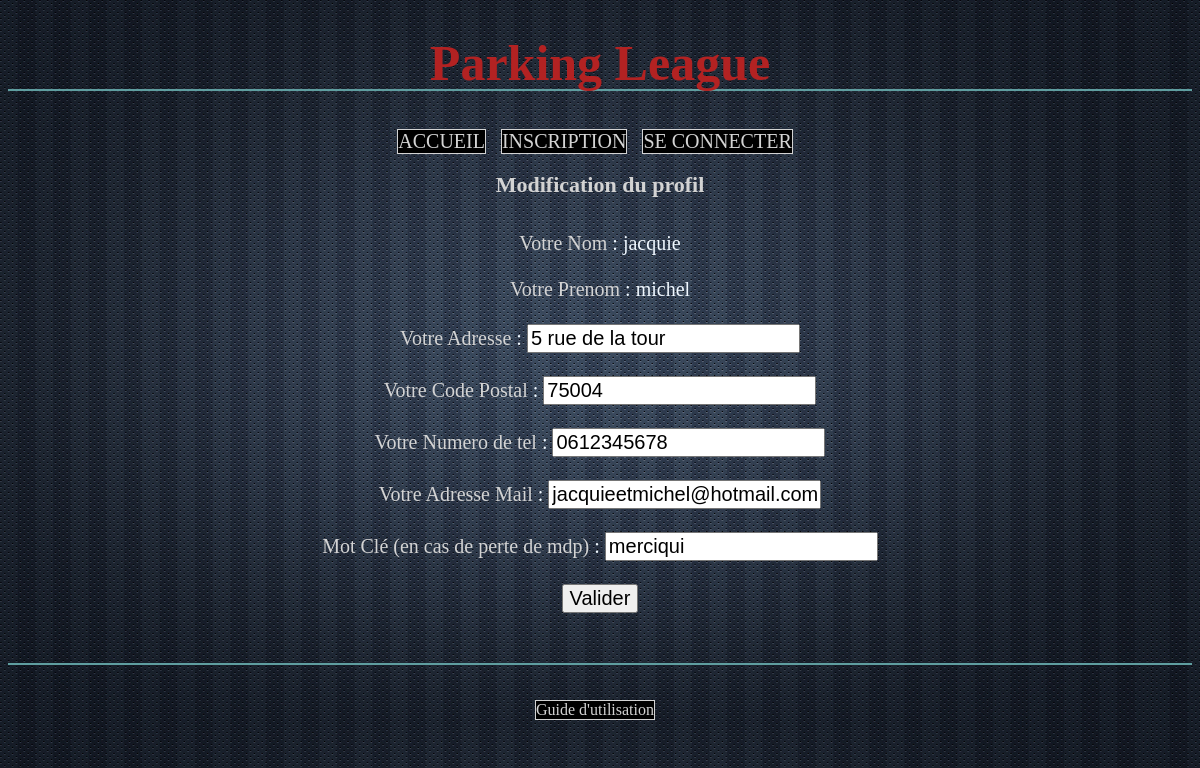
Page /modifier-profil.php?id_uti=1 on the committed database.
### tables this page shows
CREATE TABLE IF NOT EXISTS `utilisateur` (
  `id_uti` int(5) NOT NULL AUTO_INCREMENT,
  `identifiant` varchar(25) NOT NULL,
  `mdp` int(10) NOT NULL,
  `nom` varchar(25) DEFAULT NULL,
  `prenom` varchar(25) DEFAULT NULL,
  `adresse` varchar(25) DEFAULT NULL,
  `cp` int(5) DEFAULT NULL,
  `tel` int(10) DEFAULT NULL,
  `mail` varchar(50) DEFAULT NULL,
  `statut` int(1) DEFAULT NULL,
  `motcle` varchar(20) DEFAULT NULL,
  PRIMARY KEY (`id_uti`)
);

### modifier-profil.php (the view, shortened to what this page needs)
<!DOCTYPE html>
<html>
       <head>
		<link rel="stylesheet" href="css/style.css" />
	<h1> Parking League </h1>
    </head>
    <?php
        include("menu.php");
        include("connection.php");
    ?>
    <body>
        <h2> Modification du profil </h2>
    <?php
        $req = $bdd->query('SELECT * FROM utilisateur');
        while($donnees = $req->fetch())
        {
            if($donnees['id_uti'] == $_GET['id_uti'])
                {
                    $nom = $donnees['nom'];
                    $prenom = $donnees['prenom'];
                    $adresse = $donnees['adresse'];
                    $cp = $donnees['cp'];
                    $tel = $donnees['tel'];
                    $mail = $donnees['mail'];
                    $motcle = $donnees['motcle'];
                }
        }
        echo '<form method="post" action="post-modifier-profil.php?id_uti='.$_GET['id_uti'].'">'
        ?>
            <p>
                <label>Votre Nom</label> : <?php echo $nom ?><br /><br />
                <label>Votre Prenom</label> : <?php echo $prenom ?><br /><br />
                <label>Votre Adresse</label> : <input type="text" name="adresse" maxlength="50" value="<?php echo $adresse ?>"/><br /><br />
                <label>Votre Code Postal</label> : <input type="text" name="cp" maxlength="5" value="<?php echo $cp ?>"/><br /><br />
                <label>Votre Numero de tel</label> : <input type="text" name="tel" maxlength="10" value="<?php echo '0'.$tel ?>" /><br /><br />
                <label>Votre Adresse Mail</label> : <input type="email" name="mail" maxlength="50" value="<?php echo $mail ?>" /><br /><br />
                <label>Mot Clé (en cas de perte de mdp)</label> : <input type="text" name="motcle" maxlength="20" value="<?php echo $motcle ?>" /><br /><br />
                <input type="submit" value="Valider" />
            </p>
        </form>
    </body>
    <?php include("footer.php"); ?>
</html>

### css/style.css (style rules this page uses)
html { background-image: url(../img/body3.jpg); }
body { text-align: center; color: white; font-family: Comic Sans MS; }
label { font-size: 20px; color:lightgray; }
input { font-size: 20px; }
p { font-size: 20px; color: aliceblue; font-family: Comic Sans MS; }
h1 { color:firebrick; font-family:AR DELANEY; text-align: center; border-bottom: 2px solid cadetblue; height: 55px; font-size: 50px; }
h2 { color:lightgray; text-align: center; height: 40px; font-size: 22px; }

### rows in the picture
utilisateur: nom "jacquie", prenom "michel", adresse "5 rue de la tour", cp "75004", tel "0612345678", mail "jacquieetmichel@hotmail.com", motcle "merciqui"
